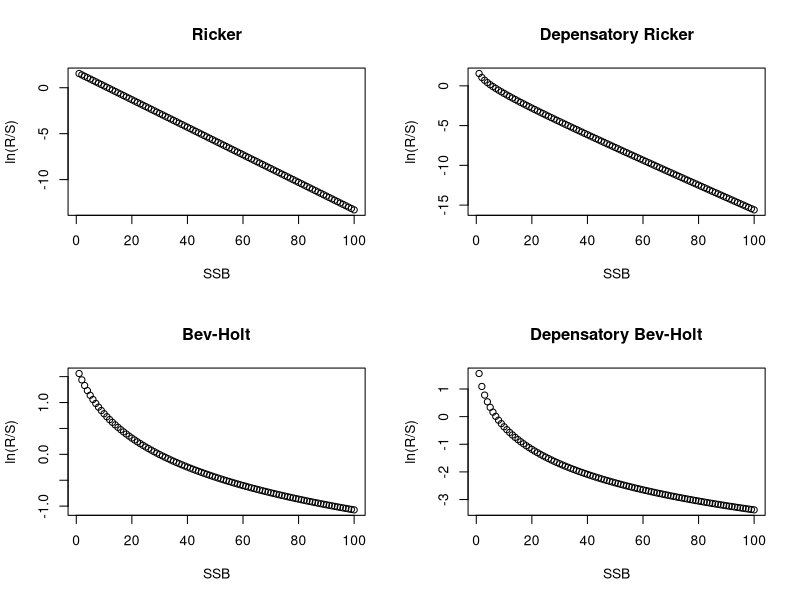

Write the R code that produced this figure.
SSB <- 1:100
ar = 1.7
br = 0.15
m = 0.5 #depensation parameter, ~ 2 for clear depensation
par(mfrow=c(2,2))
rec_ricker <- SSB*exp(ar-br*SSB)
ricker_dep <- (SSB^m)*exp(ar-br*SSB)

plot(log(rec_ricker/SSB) ~ SSB, main="Ricker", 
     ylab="ln(R/S)")
plot(log(ricker_dep/SSB) ~ SSB, main="Depensatory Ricker", 
     ylab="ln(R/S)")

rec_bh <- SSB*exp(ar)/(1+br*SSB)
bh_dep <- (SSB^m)*exp(ar)/(1+br*SSB)

plot(log(rec_bh/SSB) ~ SSB, main="Bev-Holt", 
     ylab="ln(R/S)")
plot(log(bh_dep/SSB) ~ SSB, main="Depensatory Bev-Holt", 
     ylab="ln(R/S)")
